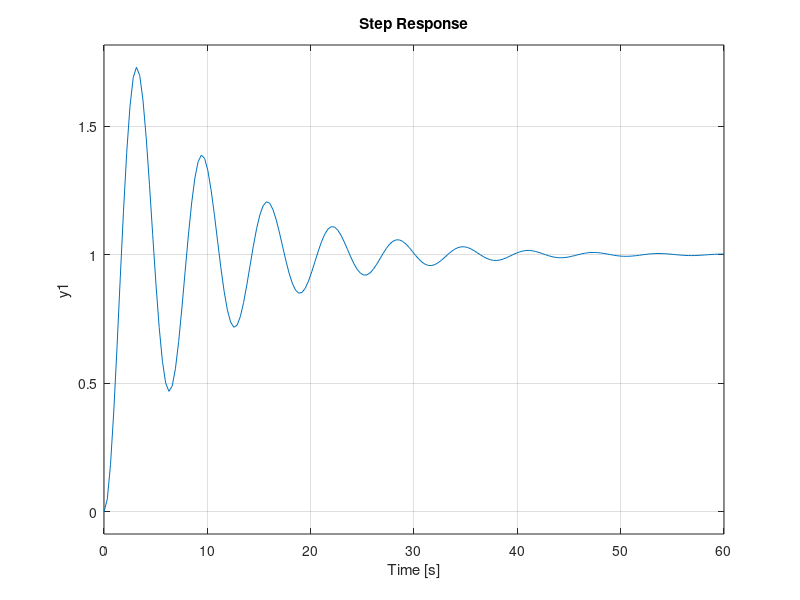
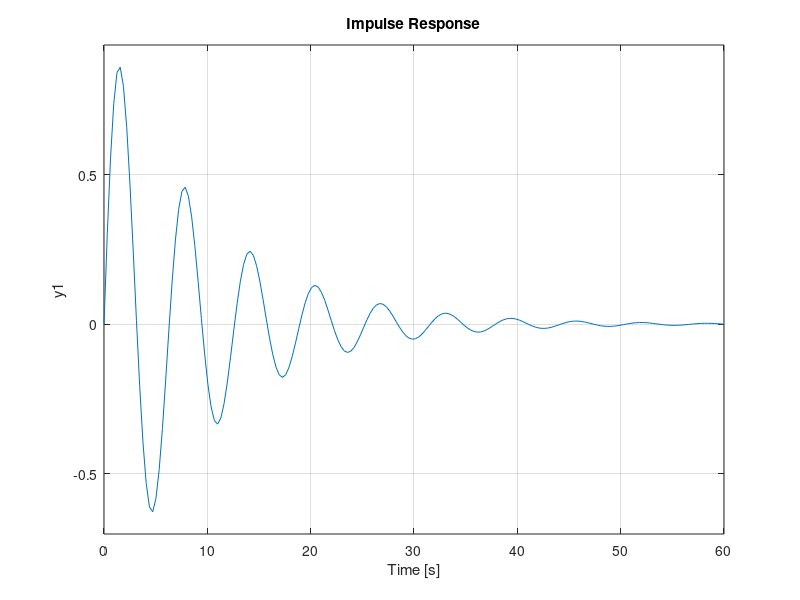
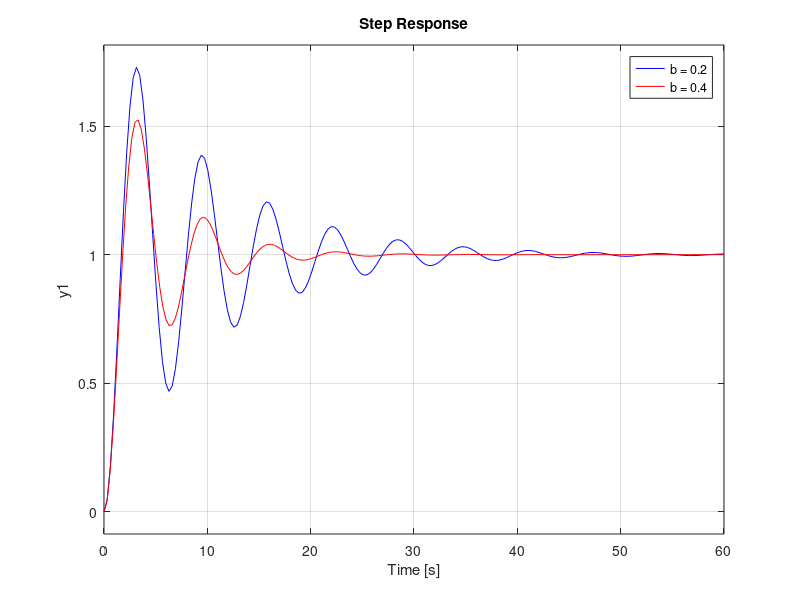
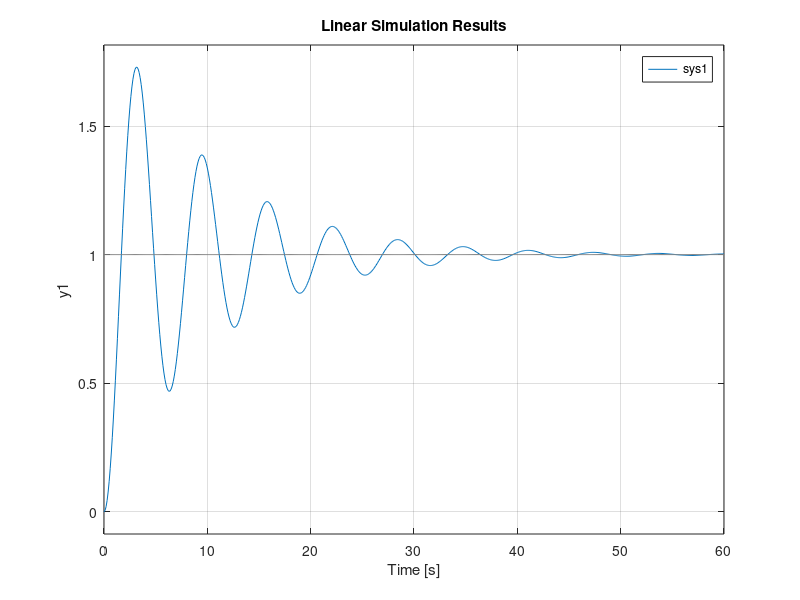

Recreate these plots in MATLAB, in order.
% Spring-Mass-Damper modeling

clear all
close all
clc

m = 1; % mass [kg]
k = 1; % spring constant [N/m]
b = 0.2; % damping constant [Ns/m]  
F = 1; % input force [N]

A = [0 1; -k/m -b/m]; % system matrix
B = [0 1/m]'; % input matrix
C = [1 0]; % output matrix
D = [0]; % feedforward matrix

%% Equivalent representations of the system in time and frequency domains

s = tf('s');
sys1 = 1/(m*s^2+b*s+k)

sys1 = ss(A,B,C,D) % state-space representation of the system

[b a] = ss2tf(A,B,C,D) % state-space to transfer function representation

%% Impulse, unit and step response

figure(1);
step(sys1);

figure(2);
impulse(sys1);

%% change some parameters, e.g. damping

m = 1; % mass [kg]
k = 1; % spring constant [N/m]
b = 0.4; % damping constant [Ns/m]  (try also 0 and 2 to see undamped and overdamped cases)
F = 1; % input force [N]

A = [0 1; -k/m -b/m]; % system matrix
B = [0 1/m]'; % input matrix
C = [1 0]; % output matrix
D = [0]; % feedforward matrix

sys2 = ss(A,B,C,D) % state-space representation of the system

figure(3)
step(sys1,'b',sys2,'r')
legend('b = 0.2','b = 0.4')

%% integrate system

t = 0:0.1:60; % time vector
u = F*ones(length(t),1); % input vector
figure(4)
lsim(sys1,u,t) % integrate linear system